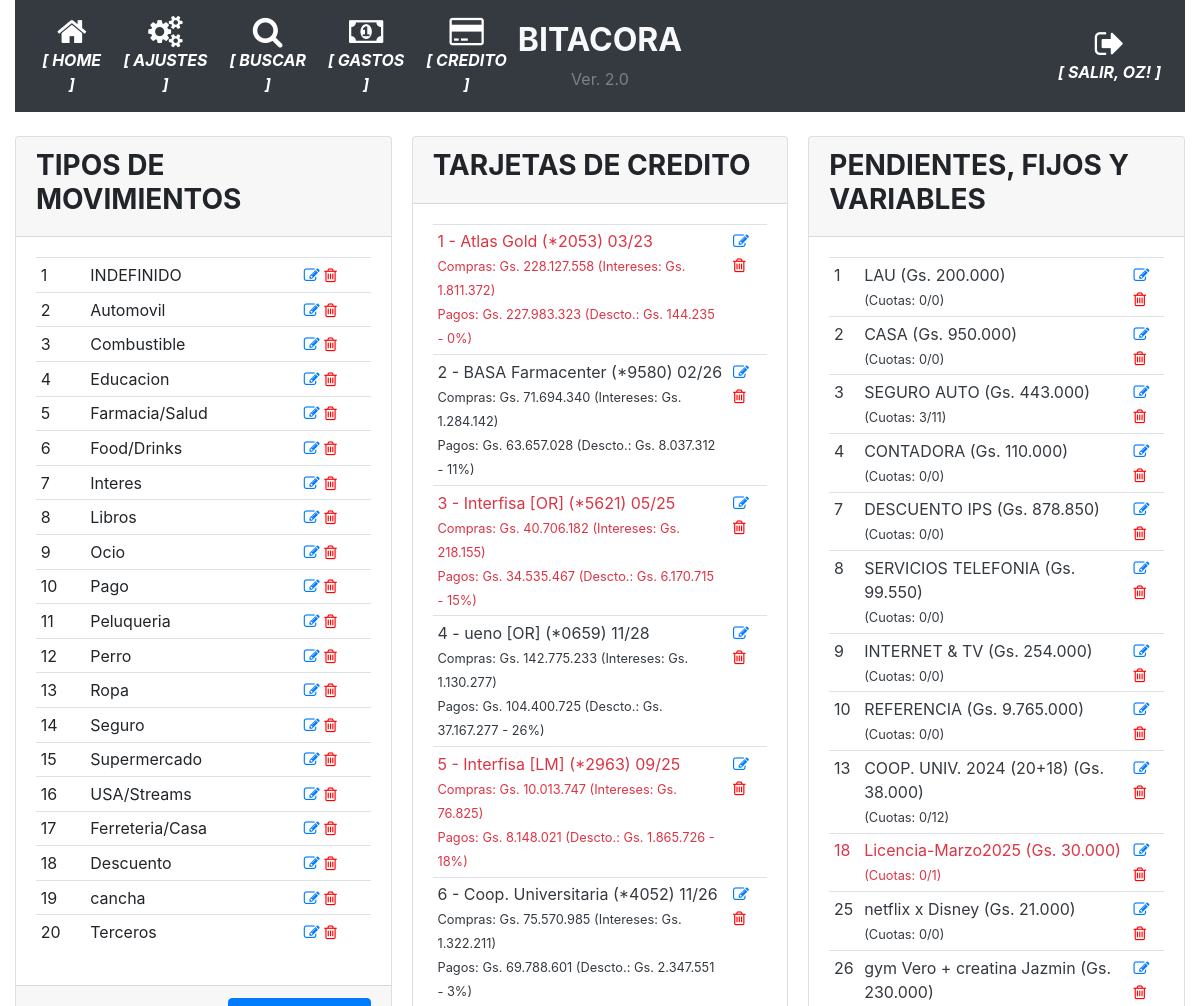
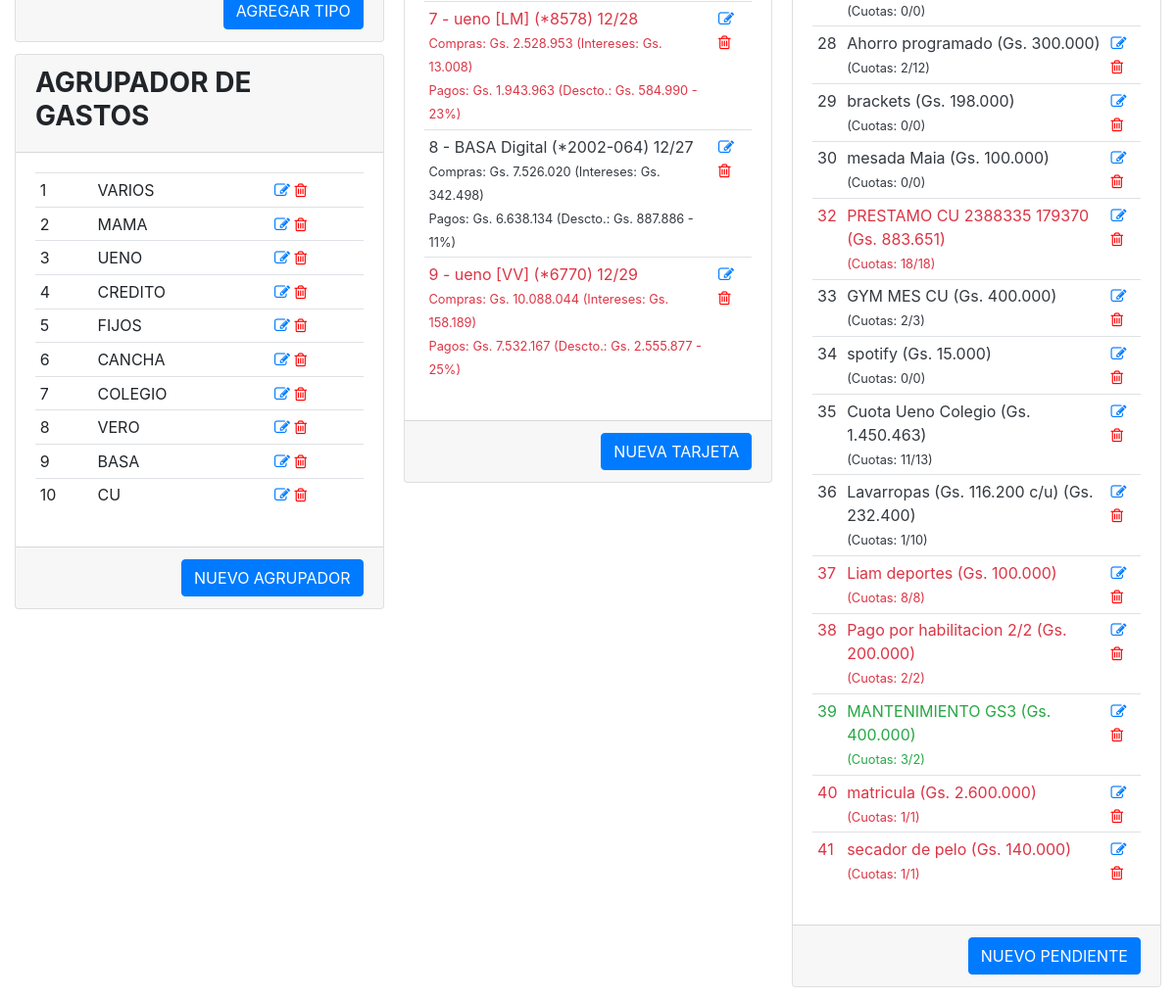
Before: /parametrico (signed in) with the older database file (2 pictures, top to bottom).
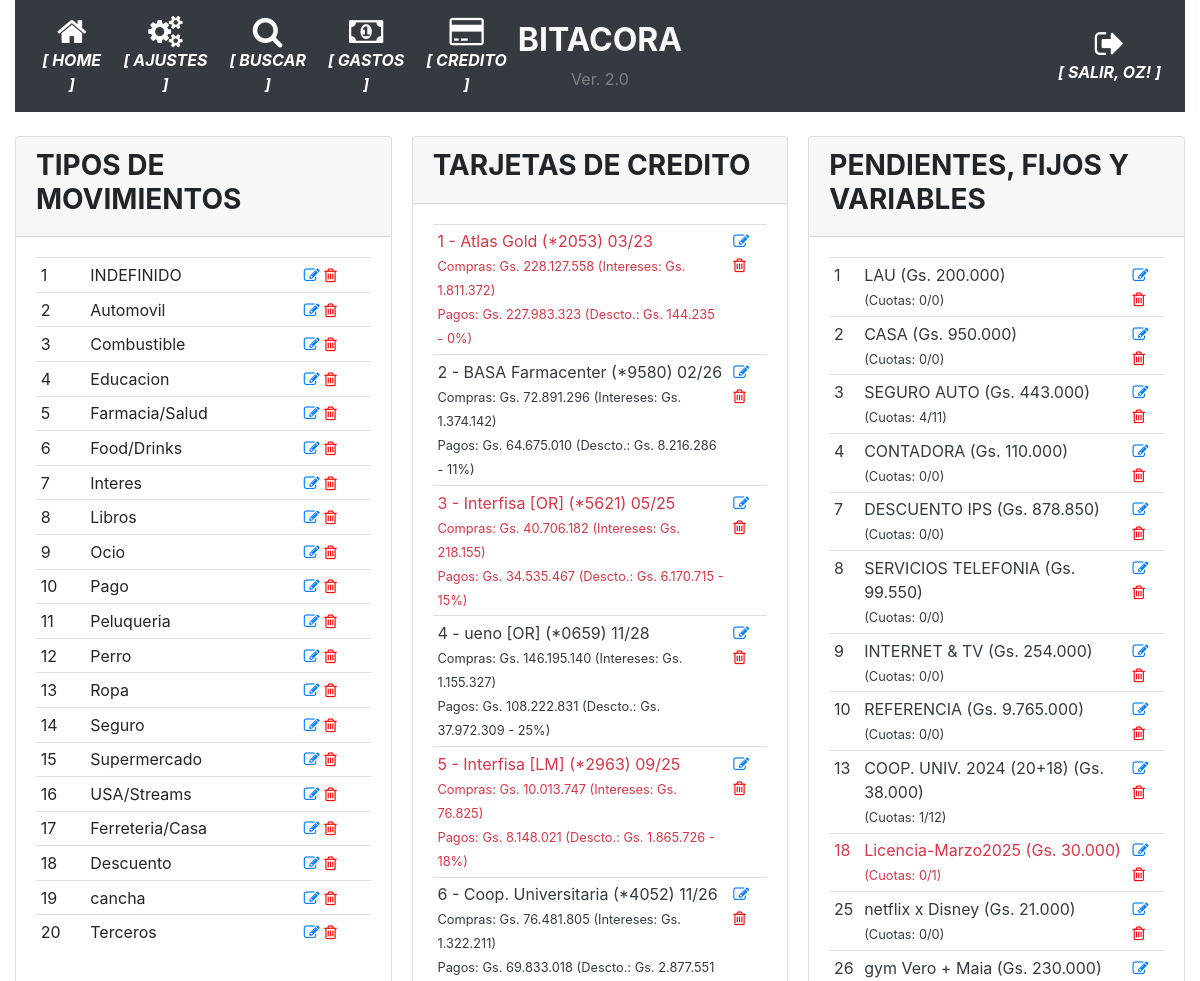
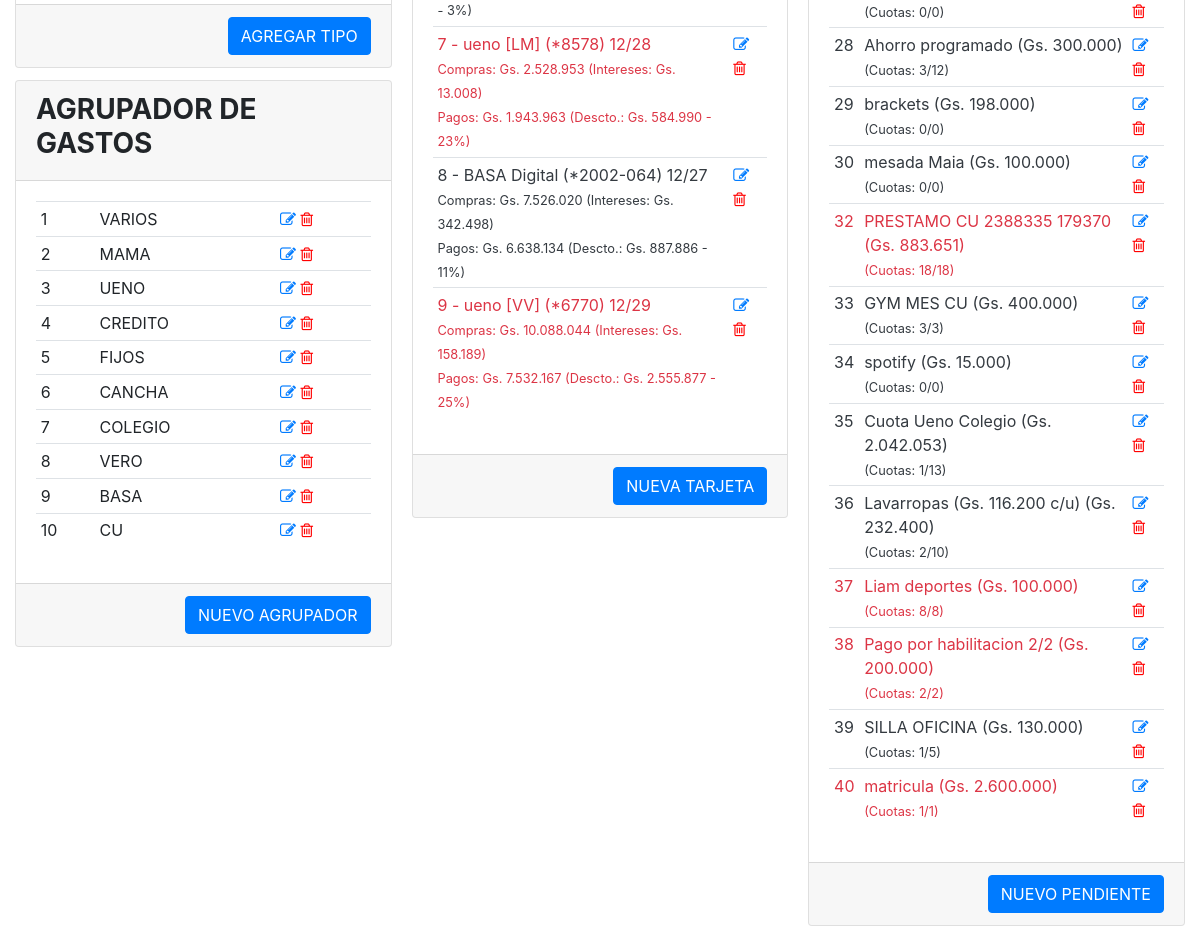
After: the same page with the newer database file (2 pictures, top to bottom).
### app/models.py (models this page shows, shortened)
class User(UserMixin, db.Model):
    id = db.Column(db.Integer, primary_key=True)
    username = db.Column(db.String(64), index=True, unique=True)
    email = db.Column(db.String(120), index=True, unique=True)
    password_hash = db.Column(db.String(128))
    perfil = db.Column(db.String(128))

class TiposMovimiento(db.Model):
    __tablename__='tipos_movimiento'
    id = db.Column(db.Integer, primary_key=True)
    tipo = db.Column(db.String(100), nullable=False)

class AgrupadorGastos(db.Model):
    __tablename__='agrupador_gastos'
    id = db.Column(db.Integer, primary_key=True)
    agrupador = db.Column(db.String(100), nullable=False)

class Tarjetas(db.Model):
    __tablename__='tarjetas'
    id = db.Column(db.Integer, primary_key=True)
    banco = db.Column(db.String(100), nullable=False)
    numero = db.Column(db.String(100), nullable=False)
    vencimiento = db.Column(db.String(10), nullable=False)
    estado = db.Column(db.Boolean, server_default=u'False')

class DeudasPendientes(db.Model):
    __tablename__='deudas_pendientes'
    id = db.Column(db.Integer, primary_key=True)
    descripcion = db.Column(db.String(100), nullable=False)
    monto = db.Column(db.Integer)
    estado = db.Column(db.Boolean, server_default=u'False')
    cuotas = db.Column(db.Integer)
    cuotas_pagadas = db.Column(db.Integer)
    id_agrupador = db.Column(db.Integer, nullable=True)

### app/routes.py (the view)
@app.route('/parametrico', methods=['GET', 'POST'])
@login_required
def parametrico():
    tipos_movimiento = TiposMovimiento.query.all()
    agrupador_gastos = AgrupadorGastos.query.all()
    gastos_fijos = DeudasPendientes.query.all()
    tarjetas = resumenes_tarjeta_macro() # Tarjetas.query.all()
    return render_template('parametrico.html', tipos_movimiento=tipos_movimiento, agrupador_gastos=agrupador_gastos, gastos_fijos=gastos_fijos, tarjetas=tarjetas)

### app/models.py (called while the page is built)
@login.user_loader
def load_user(id):
    return User.query.get(int(id))

### app/utilitarios.py (called while the page is built)
def resumenes_tarjeta_macro():
    estados = []
    for tarjeta in Tarjetas.query.all():
        compras, pagos, descuentos, intereses = balance_puntual_tarjeta(tarjeta.id)
        if compras != 0:
            porcentaje_descuento = int((descuentos * 100) / compras)
        else:
            porcentaje_descuento = 0
        estados.append({'id':tarjeta.id, 'banco': tarjeta.banco, 'numero': tarjeta.numero, 'vencimiento': tarjeta.vencimiento, 'estado': tarjeta.estado, 'compras': compras, 'pagos': pagos, 'descuentos': descuentos, 'intereses': intereses, 'porcentaje': porcentaje_descuento})
    return estados

### app/templates/parametrico.html (shortened to what this page needs)
{% extends "base.html" %}
{% block main %}
<div class="card-columns">
    <div class="card">
        <div class="card-header">
            <h3><strong>TIPOS DE MOVIMIENTOS</strong></h3>
        </div>
        <div class="card-body">
            <div>
                <table class="table table-sm">
                    {% for tipo in tipos_movimiento %}
                    <tr>
                        <td>{{ tipo.id }}</td>
                        <td>{{ tipo.tipo }}</td>
                        <td class="align-self-end">
                            <a href="{{ url_for('modificar_parametrico', parametrico_id=tipo.id, origen='TIPOS') }}"><i class="fa fa-pencil-square-o"></i></a>
                            <a href="{{ url_for('borrar_parametrico', parametrico_id=tipo.id, origen='TIPOS') }}" style="color:red"><i class="fa fa-trash-o"></i></a>
                        </td>
                    </tr>
                    {% endfor %}
                </table>
            </div>
        </div>
        <div class="card-footer text-muted text-right">
            <a href="{{ url_for('nuevo_parametrico', origen='TIPOS') }}" class="btn btn-primary">AGREGAR TIPO</a>
        </div>
    </div>
    <div class="card">
        <div class="card-header">
            <h3><strong>AGRUPADOR DE GASTOS</strong></h3>
        </div>
        <div class="card-body">
            <div>
                <table class="table table-sm">
                    {% for agrupador in agrupador_gastos %}
                    <tr>
                        <td>{{ agrupador.id }}</td>
                        <td>{{ agrupador.agrupador }}</td>
                        <td class="align-self-end">
                            <a href="{{ url_for('modificar_parametrico', parametrico_id=agrupador.id, origen='AGRUPADORES') }}"><i class="fa fa-pencil-square-o"></i></a>
                            <a href="{{ url_for('borrar_parametrico', parametrico_id=agrupador.id, origen='AGRUPADORES') }}" style="color:red"><i class="fa fa-trash-o"></i></a>
                        </td>
                    </tr>
                    {% endfor %}
                </table>
            </div>
        </div>
        <div class="card-footer text-muted text-right">
            <a href="{{ url_for('nuevo_parametrico', origen='AGRUPADORES') }}" class="btn btn-primary">NUEVO AGRUPADOR</a>
        </div>
    </div>
    <div class="card">
        <div class="card-header">
            <h3><strong>TARJETAS DE CREDITO</strong></h3>
        </div>
        <div class="card-body">
            <div>
                <table class="table table-sm">
                    {% for tarjeta in tarjetas %}
                    <tr class="{{ 'text-dark' if tarjeta.estado else 'text-danger' }}">
                        <td>
                            <div>{{ tarjeta.id }} - {{ tarjeta.banco }} (*{{ tarjeta.numero }})
                                {{ tarjeta.vencimiento }}</div>
                                <small>Compras: {{ "Gs. {:,.0f}".format(tarjeta.compras).replace(",", ".") }} (Intereses: {{ "Gs. {:,.0f}".format(tarjeta.intereses).replace(",", ".") }})</small><br>
                                <small>Pagos: {{ "Gs. {:,.0f}".format(tarjeta.pagos).replace(",", ".") }} (Descto.: {{ "Gs. {:,.0f}".format(tarjeta.descuentos).replace(",", ".") }} - {{ tarjeta.porcentaje }}%)</small>
                            </div>
                        </td>
                        <td class="align-self-end vertical-align:top">
                            <a href="{{ url_for('modificar_tarjeta', tarjeta_id=tarjeta.id) }}"><i class="fa fa-pencil-square-o"></i></a>
                            <a href="{{ url_for('borrar_tarjeta', tarjeta_id=tarjeta.id) }}" style="color:red"><i class="fa fa-trash-o"></i></a>
                        </td>
                    </tr>
                    {% endfor %}
        <div class="card-footer text-muted text-right">
            <a href="{{ url_for('nueva_tarjeta') }}" class="btn btn-primary">NUEVA TARJETA</a>
        </div>
    <div class="card">
        <div class="card-header">
            <h3><strong>PENDIENTES, FIJOS Y VARIABLES</strong></h3>
        </div>
        <div class="card-body">
            <div>
                <table class="table table-sm">
                    {% for fijo in gastos_fijos %}
                    <tr class="{{ 'text-success' if fijo.cuotas_pagadas > fijo.cuotas else ('text-dark' if fijo.estado else 'text-danger') }}">
                        <td>{{ fijo.id }}</td>
                        <td>{{ fijo.descripcion }} ({{ "Gs. {:,.0f}".format(fijo.monto).replace(",", ".") }})<br><small>(Cuotas: {{ fijo.cuotas_pagadas }}/{{ fijo.cuotas }})</small></td>
                        <td class="align-self-end">
                            <a href="{{ url_for('modificar_pendiente', pendiente_id=fijo.id) }}"><i class="fa fa-pencil-square-o"></i></a>
                            <a href="{{ url_for('borrar_pendiente', pendiente_id=fijo.id) }}" style="color:red"><i class="fa fa-trash-o"></i></a>
                        </td>
                    </tr>
                    {% endfor %}
                </table>
            </div>
        </div>
        <div class="card-footer text-muted text-right">
            <a href="{{ url_for('nuevo_pendiente') }}" class="btn btn-primary">NUEVO PENDIENTE</a>
        </div>
    </div>
{% endblock %}

### app/templates/base.html (shortened to what this page needs)
<!doctype html>
<html lang="en">
  <head>
    <link rel="stylesheet" href="https://stackpath.bootstrapcdn.com/bootstrap/4.5.0/css/bootstrap.min.css"></link>
    <link rel="stylesheet" href="https://maxcdn.bootstrapcdn.com/font-awesome/4.4.0/css/font-awesome.min.css"></link>
  </head>
  <body>
    <div class="container-fluid">
      <nav class="navbar navbar-expand-md navbar-dark bg-dark">
        <div class="navbar-collapse collapse w-100 order-1 order-md-0 dual-collapse2">
            <ul class="navbar-nav mr-auto text-center">
              <li class="nav-item active">
                <a href="{{ url_for('index') }}" class="nav-link d-flex flex-column">
                <i class="fa fa-home fa-2x"></i>
                <span class="d-none d-sm-inline"><i><strong>[ HOME ]</strong></i></span></a>
              </li>
              <li class="nav-item active">
                <a href="{{ url_for('parametrico') }}" class="nav-link d-flex flex-column">
                <i class="fa fa-cogs fa-2x"></i>
                <span class="d-none d-sm-inline"><i><strong>[ AJUSTES ]</strong></i></span></a>
              </li>
              <li class="nav-item active">
                <a href="{{ url_for('busqueda') }}" class="nav-link d-flex flex-column">
                <i class="fa fa-search fa-2x"></i>
                <span class="d-none d-sm-inline"><i><strong>[ BUSCAR ]</strong></i></span></a>
              </li>
              <li class="nav-item active">
                <a href="{{ url_for('historico_gastos_detalle', periodo='') }}" class="nav-link d-flex flex-column">
                <i class="fa fa-money fa-2x"></i>
                <span class="d-none d-sm-inline"><i><strong>[ GASTOS ]</strong></i></span></a>
              </li>
              <li class="nav-item active">
                <a href="{{ url_for('movimientos_mes', mes='') }}" class="nav-link d-flex flex-column">
                <i class="fa fa-credit-card fa-2x"></i>
                <span class="d-none d-sm-inline"><i><strong>[ CREDITO ]</strong></i></span></a>
              </li>
            </ul>
        </div>
        <div class="mx-auto order-0 text-center">
            <h2 class="mx-auto text-light"><strong>BITACORA</strong></h2>
            <span style="color: grey">Ver. 2.0</span>
        </div>
        <div class="navbar-collapse collapse w-100 order-3 dual-collapse2">
            <ul class="navbar-nav ml-auto text-center">
              <li class="nav-item active">
                {% if current_user.is_anonymous %}
                  <a href="{{ url_for('logout') }}" class="nav-link d-flex flex-column">
                  <i class="fa fa-sign-in fa-2x"></i>
                  <span class="d-none d-sm-inline"><i><strong>[ ACCEDER ]</strong></i></span></a>
                {% else %}
                  <a href="{{ url_for('logout') }}" class="nav-link d-flex flex-column">
                  <i class="fa fa-sign-out fa-2x"></i>
                  <span class="d-none d-sm-inline"><i><strong>[ SALIR, {{ current_user.username | upper }}! ]</strong></i></span></a>
                {% endif %}
              </li>
            </ul>
        </div>
    </nav>
    <br>
      <div>
        {% block main %}{% endblock %}
  </body>
</html>

Changed rows visible on the page:
removed DeudasPendientes: id "41", descripcion "secador de pelo", monto "Gs. 140.000", cuotas_pagadas "1", cuotas "1"
computed for Tarjetas "BASA Farmacenter": compras "Gs. 71.694.340" → "Gs. 72.891.296"; intereses "Gs. 1.284.142" → "Gs. 1.374.142"; pagos "Gs. 63.657.028" → "Gs. 64.675.010"; descuentos "Gs. 8.037.312" → "Gs. 8.216.286"
computed for Tarjetas "ueno [OR]": compras "Gs. 142.775.233" → "Gs. 146.195.140"; intereses "Gs. 1.130.277" → "Gs. 1.155.327"; pagos "Gs. 104.400.725" → "Gs. 108.222.831"; descuentos "Gs. 37.167.277" → "Gs. 37.972.309"; porcentaje "26" → "25"
computed for Tarjetas "Coop. Universitaria": compras "Gs. 75.570.985" → "Gs. 76.481.805"; pagos "Gs. 69.788.601" → "Gs. 69.833.018"; descuentos "Gs. 2.347.551" → "Gs. 2.877.551"
changed DeudasPendientes "SEGURO AUTO": cuotas_pagadas "3" → "4"
changed DeudasPendientes "COOP. UNIV. 2024 (20+18)": cuotas_pagadas "0" → "1"
changed DeudasPendientes "Gs. 230.000": descripcion "gym Vero + creatina Jazmin" → "gym Vero + Maia"
changed DeudasPendientes "Ahorro programado": cuotas_pagadas "2" → "3"
changed DeudasPendientes "GYM MES CU": cuotas_pagadas "2" → "3"
changed DeudasPendientes "Cuota Ueno Colegio": monto "Gs. 1.450.463" → "Gs. 2.042.053"; cuotas_pagadas "11" → "1"
changed DeudasPendientes "Lavarropas (Gs. 116.200 c/u)": cuotas_pagadas "1" → "2"
changed DeudasPendientes id 39: descripcion "MANTENIMIENTO GS3" → "SILLA OFICINA"; monto "Gs. 400.000" → "Gs. 130.000"; cuotas_pagadas "3" → "1"; cuotas "2" → "5"
